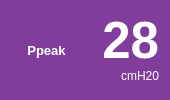
           <widget class="QFrame" name="frame_20">
            <property name="maximumSize">
             <size>
              <width>170</width>
              <height>120</height>
             </size>
            </property>
            <property name="styleSheet">
             <string notr="true">border-radius: 15px;
background-color: rgb(129, 61, 156);
color: rgb(255, 255, 255);
</string>
            </property>
            <property name="frameShape">
             <enum>QFrame::Box</enum>
            </property>
            <property name="frameShadow">
             <enum>QFrame::Raised</enum>
            </property>
            <property name="lineWidth">
             <number>-17</number>
            </property>
            <property name="midLineWidth">
             <number>-8</number>
            </property>
            <layout class="QGridLayout" name="gridLayout_5">
             <item row="0" column="1">
              <layout class="QVBoxLayout" name="verticalLayout_19">
               <property name="spacing">
                <number>0</number>
               </property>
               <item>
                <widget class="QLabel" name="Ppeak_label_2">
                 <property name="font">
                  <font>
                   <pointsize>38</pointsize>
                   <weight>75</weight>
                   <bold>true</bold>
                  </font>
                 </property>
                 <property name="lineWidth">
                  <number>1</number>
                 </property>
                 <property name="text">
                  <string>28</string>
                 </property>
                 <property name="alignment">
                  <set>Qt::AlignRight|Qt::AlignTrailing|Qt::AlignVCenter</set>
                 </property>
                </widget>
               </item>
               <item>
                <widget class="QLabel" name="label_46">
                 <property name="font">
                  <font>
                   <pointsize>9</pointsize>
                  </font>
                 </property>
                 <property name="text">
                  <string>cmH20</string>
                 </property>
                 <property name="alignment">
                  <set>Qt::AlignRight|Qt::AlignTop|Qt::AlignTrailing</set>
                 </property>
                </widget>
               </item>
              </layout>
             </item>
             <item row="0" column="0">
              <widget class="QLabel" name="label_44">
               <property name="font">
                <font>
                 <pointsize>10</pointsize>
                 <weight>75</weight>
                 <bold>true</bold>
                </font>
               </property>
               <property name="layoutDirection">
                <enum>Qt::LeftToRight</enum>
               </property>
               <property name="text">
                <string>Ppeak</string>
               </property>
               <property name="alignment">
                <set>Qt::AlignCenter</set>
               </property>
              </widget>
             </item>
            </layout>
           </widget>
